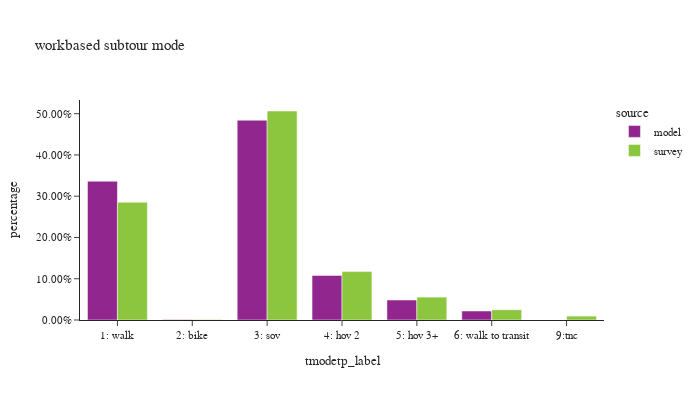

The code cell stored with this chart in its notebook:
### Code cell
df_plot = wk_base_subtour.groupby(['source','tmodetp_label'])['toexpfac'].sum().reset_index()
df_plot['percentage'] = df_plot.groupby(['source'], group_keys=False)['toexpfac']. \
    apply(lambda x: x / float(x.sum()))

df_plot_ct = wk_base_subtour.groupby(['source','tmodetp_label'])['toexpfac'].count().reset_index(). \
    rename(columns={'toexpfac':'sample count'})
df_plot = df_plot.merge(df_plot_ct, on=['source','tmodetp_label'])

fig = px.bar(df_plot.sort_values(by=['source']), x="tmodetp_label", y="percentage", color="source",
             barmode="group",hover_data=['sample count'],title="workbased subtour mode")
fig.update_layout(height=400, width=700, font=dict(size=11),
                  xaxis = dict(dtick = 1, categoryorder='category ascending'),
                  yaxis=dict(tickformat=".2%"))
fig.show()

### Figure 1 — Plotly figure (JSON) as saved in the notebook; plotly's stock layout.template omitted (floating-point values rounded to 4 significant figures)
{"data": [{"alignmentgroup": "True", "customdata": [[50305], [166], [72428], [16159], [7246], [3264], [3]], "hovertemplate": "source=model<br>tmodetp_label=%{x}<br>percentage=%{y}<br>sample count=%{customdata[0]}<extra></extra>", "legendgroup": "model", "marker": {"color": "#91268F", "pattern": {"shape": ""}}, "name": "model", "offsetgroup": "model", "orientation": "v", "showlegend": true, "textposition": "auto", "type": "bar", "x": ["1: walk", "2: bike", "3: sov", "4: hov 2", "5: hov 3+", "6: walk to transit", "9:tnc"], "xaxis": "x", "y": [0.3363, 0.00111, 0.4842, 0.108, 0.04845, 0.02182, 2.006e-05], "yaxis": "y"}, {"alignmentgroup": "True", "customdata": [[128], [4], [102], [17], [17], [5], [1]], "hovertemplate": "source=survey<br>tmodetp_label=%{x}<br>percentage=%{y}<br>sample count=%{customdata[0]}<extra></extra>", "legendgroup": "survey", "marker": {"color": "#8CC63E", "pattern": {"shape": ""}}, "name": "survey", "offsetgroup": "survey", "orientation": "v", "showlegend": true, "textposition": "auto", "type": "bar", "x": ["1: walk", "2: bike", "3: sov", "4: hov 2", "5: hov 3+", "6: walk to transit", "9:tnc"], "xaxis": "x", "y": [0.2854, 0.001132, 0.5065, 0.1173, 0.05545, 0.02481, 0.009413], "yaxis": "y"}], "layout": {"barmode": "group", "font": {"size": 11}, "height": 400, "legend": {"title": {"text": "source"}, "tracegroupgap": 0}, "title": {"text": "workbased subtour mode"}, "width": 700, "xaxis": {"anchor": "y", "categoryorder": "category ascending", "domain": [0.0, 1.0], "dtick": 1, "title": {"text": "tmodetp_label"}}, "yaxis": {"anchor": "x", "domain": [0.0, 1.0], "tickformat": ".2%", "title": {"text": "percentage"}}}}
